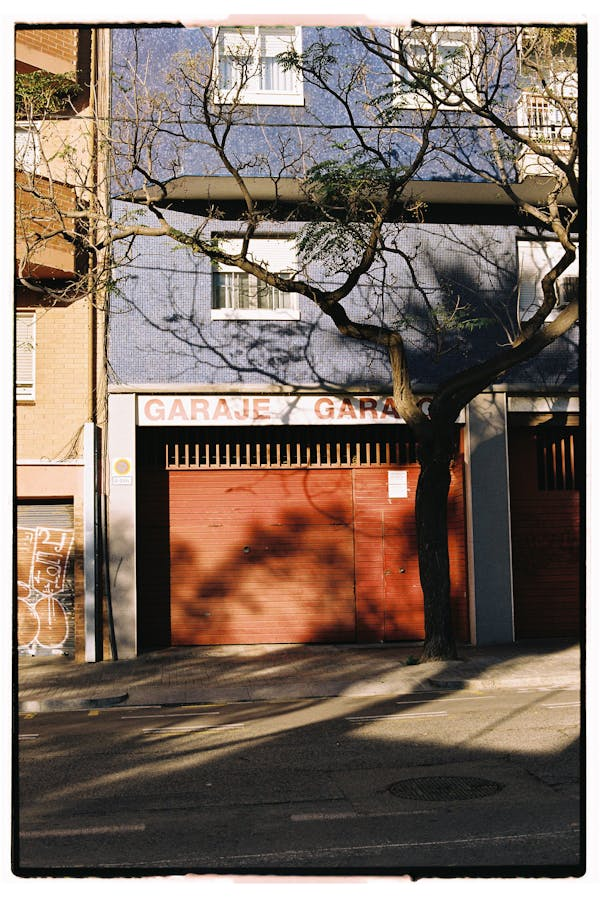
#> input picture images/KRYS/garaz.png, 600 x 897 px, found by its file name; its folder holds only this picture in this run
$ python dct_analyze.py
#> lines starting #> are read from the running program, lines starting #| are printed output that depends on the picture
import os
import numpy as np
from scipy.fftpack import dct
from PIL import Image
import matplotlib.pyplot as plt

def compute_dct_coefficients(image_path, color_mode="L"):
    image = Image.open(image_path).convert(color_mode)
    image_array = np.array(image)

    if color_mode == "RGB":
        dct_coefficients = []
        for c in range(3):
            channel = image_array[:, :, c]
            dct_channel = compute_dct_for_channel(channel)
            dct_coefficients.append(dct_channel)
        dct_coefficients = np.array(dct_coefficients)
    else:
        dct_coefficients = compute_dct_for_channel(image_array)

    return dct_coefficients

def compute_dct_for_channel(channel):
    height, width = channel.shape
    block_size = 8
    dct_coefficients = []

    for i in range(0, height, block_size):
        for j in range(0, width, block_size):
            block = channel[i:i+block_size, j:j+block_size]

            if block.shape != (block_size, block_size):
                continue

            dct_block = dct(dct(block.T, norm='ortho').T, norm='ortho')
            dct_coefficients.append(dct_block)

    dct_coefficients = np.array(dct_coefficients)
    return dct_coefficients

def analyze_dct_distribution(dct_coefficients):
    all_coefficients = dct_coefficients.flatten()
    mean = np.mean(all_coefficients)
    std_dev = np.std(all_coefficients)
    return {"mean": mean, "std_dev": std_dev, "coefficients": all_coefficients}

def create_comparison_plot(image_name, base_stats_gray, stego_stats_gray, base_stats_rgb, stego_stats_rgb, stego_folders, output_graph_folder):
    fig, axs = plt.subplots(4, 4, figsize=(20, 10))
    fig.suptitle(f"Porównanie współczynników DCT - {image_name}", fontsize=16)

    # Wykres dla grayscale
    axs[0, 0].hist(base_stats_gray["coefficients"], bins=50, color="blue", alpha=0.7, edgecolor="black")
    axs[0, 0].set_title("Histogram - Oryginał (Grayscale)")
    axs[0, 0].set_xlabel("Wartość współczynnika DCT")
    axs[0, 0].set_ylabel("Liczba wystąpień")
    axs[0, 0].set_yscale('log')

    for idx, stego_stat in enumerate(stego_stats_gray):
        axs[0, idx+1].hist(stego_stat["coefficients"], bins=50, color="green", alpha=0.7, edgecolor="black")
        axs[0, idx+1].set_title(f"Histogram - {os.path.basename(stego_folders[idx])} (Grayscale)")
        axs[0, idx+1].set_xlabel("Wartość współczynnika DCT")
        axs[0, idx+1].set_ylabel("Liczba wystąpień")
        axs[0, idx+1].set_yscale('log')

    base_hist, bins = np.histogram(base_stats_gray["coefficients"], bins=50)
    for idx, stego_stat in enumerate(stego_stats_gray):
        stego_hist, _ = np.histogram(stego_stat["coefficients"], bins=bins)
        diff_hist = stego_hist - base_hist
        axs[1, idx+1].bar(bins[:-1], diff_hist, width=np.diff(bins), color="red", alpha=0.7, edgecolor="black")
        axs[1, idx+1].set_title(f"Różnice histogramów - {os.path.basename(stego_folders[idx])} (Grayscale)")
        axs[1, idx+1].set_xlabel("Wartość współczynnika DCT")
        axs[1, idx+1].set_ylabel("Różnica liczby wystąpień")
        axs[1, idx+1].set_yscale('log')

    # Wykres dla RGB
    axs[2, 0].hist(base_stats_rgb["coefficients"], bins=50, color="blue", alpha=0.7, edgecolor="black")
    axs[2, 0].set_title("Histogram - Oryginał (RGB)")
    axs[2, 0].set_xlabel("Wartość współczynnika DCT")
    axs[2, 0].set_ylabel("Liczba wystąpień")
    axs[2, 0].set_yscale('log')

    for idx, stego_stat in enumerate(stego_stats_rgb):
        axs[2, idx+1].hist(stego_stat["coefficients"], bins=50, color="green", alpha=0.7, edgecolor="black")
        axs[2, idx+1].set_title(f"Histogram - {os.path.basename(stego_folders[idx])} (RGB)")
        axs[2, idx+1].set_xlabel("Wartość współczynnika DCT")
        axs[2, idx+1].set_ylabel("Liczba wystąpień")
        axs[2, idx+1].set_yscale('log')

    base_hist_rgb, bins_rgb = np.histogram(base_stats_rgb["coefficients"], bins=50)
    for idx, stego_stat in enumerate(stego_stats_rgb):
        stego_hist_rgb, _ = np.histogram(stego_stat["coefficients"], bins=bins_rgb)
        diff_hist_rgb = stego_hist_rgb - base_hist_rgb
        axs[3, idx+1].bar(bins_rgb[:-1], diff_hist_rgb, width=np.diff(bins_rgb), color="red", alpha=0.7, edgecolor="black")
        axs[3, idx+1].set_title(f"Różnice histogramów - {os.path.basename(stego_folders[idx])} (RGB)")
        axs[3, idx+1].set_xlabel("Wartość współczynnika DCT")
        axs[3, idx+1].set_ylabel("Różnica liczby wystąpień")
        axs[3, idx+1].set_yscale('log')

    axs[1, 0].axis("off")  # Usuń pusty wykres
    axs[3, 0].axis("off")  # Usuń pusty wykres
    plt.tight_layout(rect=[0, 0.03, 1, 0.95])

    output_path = os.path.join(output_graph_folder, f"{image_name}")
    plt.savefig(output_path)
    plt.close()


def compare_images(base_folder, stego_folders, output_graph_folder):
    base_images = [f for f in os.listdir(base_folder) if f.endswith(('.jpg', '.jpeg', '.png'))]

    for image_name in base_images:
        print(f"Analiza obrazu: {image_name}")

        base_image_path = os.path.join(base_folder, image_name)
        base_dct_gray = compute_dct_coefficients(base_image_path, color_mode="L")
#> in compute_dct_coefficients, `image = Image.open(image_path).convert(color_mode)`:
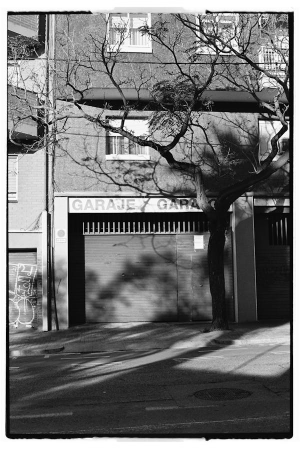
#> image: PIL image 600x897 L (shown at 1/2 size); min 0, max 255, mean 113.6
#> after the loop in compute_dct_for_channel, `for i in range(0, height, block_size):`: dct_coefficients = 8400 items
        base_stats_gray = analyze_dct_distribution(base_dct_gray)
#> in analyze_dct_distribution, `mean = np.mean(all_coefficients)`: mean = 14.01
#> in analyze_dct_distribution, `std_dev = np.std(all_coefficients)`: std_dev = 137.8
        base_dct_rgb = compute_dct_coefficients(base_image_path, color_mode="RGB")
        base_stats_rgb = analyze_dct_distribution(base_dct_rgb)

        stego_stats_gray = []
        stego_stats_rgb = []

        for stego_folder in stego_folders:
            base_name = os.path.splitext(image_name)[0]
            stego_image_path = os.path.join(stego_folder, f"{base_name}.png")

            if not os.path.exists(stego_image_path):
                print(f"Brak obrazu {image_name} w folderze {stego_folder}")
                stego_stats_gray.append({"coefficients": [], "mean": 0, "std_dev": 0})
                stego_stats_rgb.append({"coefficients": [], "mean": 0, "std_dev": 0})
                continue

            stego_dct_gray = compute_dct_coefficients(stego_image_path, color_mode="L")
            stego_stats_gray.append(analyze_dct_distribution(stego_dct_gray))
            stego_dct_rgb = compute_dct_coefficients(stego_image_path, color_mode="RGB")
            stego_stats_rgb.append(analyze_dct_distribution(stego_dct_rgb))

        create_comparison_plot(image_name, base_stats_gray, stego_stats_gray, base_stats_rgb, stego_stats_rgb, stego_folders, output_graph_folder)

def main():
    base_folder = r"C:\Users\hgolebio\OneDrive - Eltel Group Corporation\Documents\VSCode\Mouse\KRYS"
    output_graph_folder = r"C:\Users\hgolebio\OneDrive - Eltel Group Corporation\Documents\VSCode\Mouse\KRYS\DCT ANALYZE"
    stego_folders = [
        r"C:\Users\hgolebio\OneDrive - Eltel Group Corporation\Documents\VSCode\Mouse\KRYS\KRYS DCT",
        r"C:\Users\hgolebio\OneDrive - Eltel Group Corporation\Documents\VSCode\Mouse\KRYS\KRYS RGBA",
        r"C:\Users\hgolebio\OneDrive - Eltel Group Corporation\Documents\VSCode\Mouse\KRYS\KRYS LSB"
    ]

    compare_images(base_folder, stego_folders, output_graph_folder)
#> in compare_images, `base_stats_gray = analyze_dct_distribution(base_dct_gray)`: base_stats_gray = 3 items
#> in compute_dct_coefficients, image is the input picture: PIL image 600x897 RGB; mean R, G, B 126, 110, 99.5
#> the loop in compute_dct_coefficients (call 2), `for c in range(3):` made 3 passes
#> pass 1, in compute_dct_coefficients (call 2), `channel = image_array[:, :, c]`:
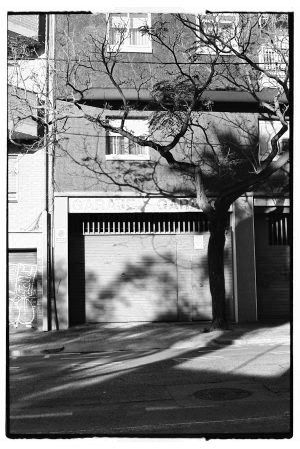
#> channel: shape (897, 600) (shown at 1/2 size); min 0, max 255, mean 126
#> pass 2, in compute_dct_coefficients (call 2), `channel = image_array[:, :, c]`:
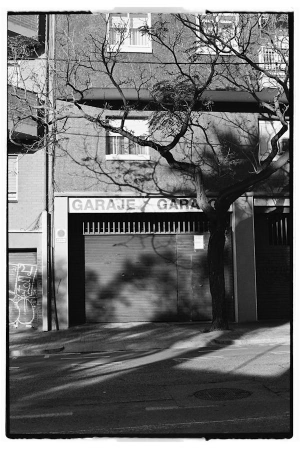
#> channel: shape (897, 600) (shown at 1/2 size); min 0, max 255, mean 110
#> pass 3, in compute_dct_coefficients (call 2), `channel = image_array[:, :, c]`:
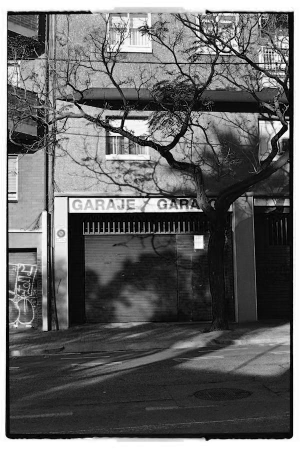
#> channel: shape (897, 600) (shown at 1/2 size); min 0, max 255, mean 99.5
#> in create_comparison_plot, `base_hist, bins = np.histogram(base_stats_gray["coefficients"], bins=50)`: base_hist = 50 values, max 460835 at index 14, min 15 at index 1, mean 10752; bins = 51 values from -848.1 to 2040
#> in create_comparison_plot, `plt.savefig(output_path)`:
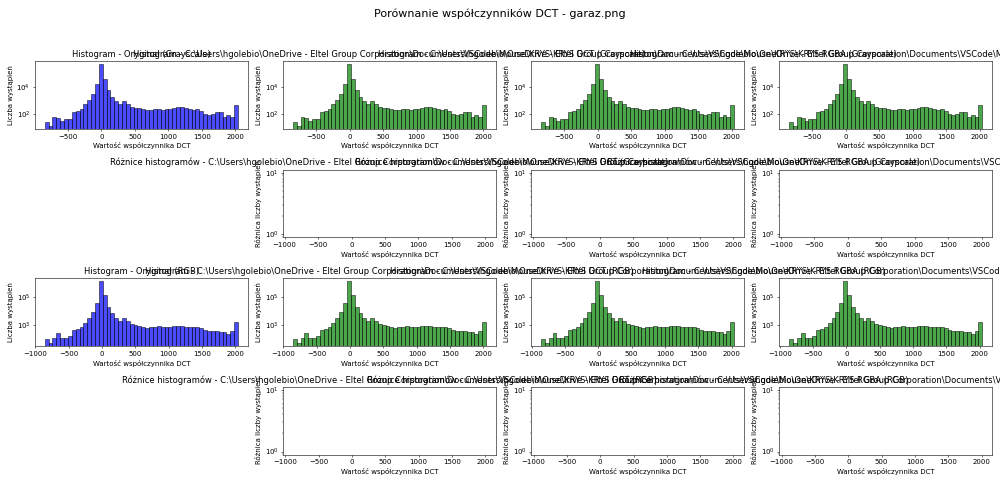
#> figure drawn by matplotlib, 14 panels; panel 1: tallest bar 460835 high, from x = -39.43 to 18.33; panel 2: tallest bar 460835 high, from x = -39.43 to 18.33; panel 3: tallest bar 460835 high, from x = -39.43 to 18.33; panel 4: tallest bar 460835 high, from x = -39.43 to 18.33

if __name__ == "__main__":
    main()

$ run again, on images/KRYS/kapelusz.png
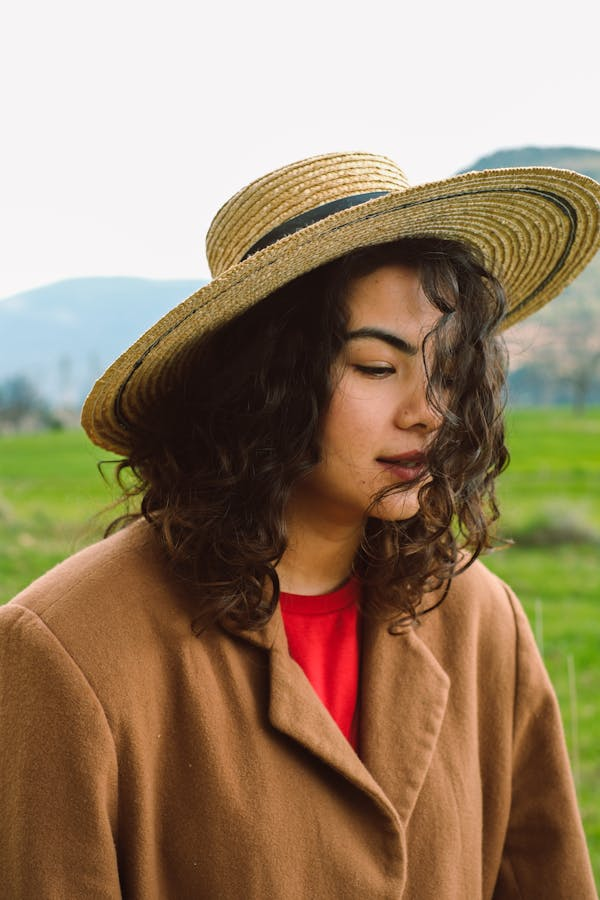
#> input picture images/KRYS/kapelusz.png, 600 x 900 px, found by its file name
#> in compute_dct_coefficients, `image = Image.open(image_path).convert(color_mode)`:
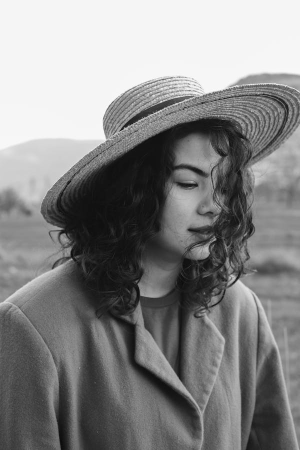
#> image: PIL image 600x900 L (shown at 1/2 size); min 3, max 255, mean 134.2
#> after the loop in compute_dct_for_channel, `for i in range(0, height, block_size):`: dct_coefficients = 8400 items
#> mean = 16.87
#> std_dev = 153.4
#> base_stats_gray = 3 items
#> in compute_dct_coefficients, image is the input picture: PIL image 600x900 RGB; mean R, G, B 152.6, 130.7, 103.6
#> the loop in compute_dct_coefficients (call 2), `for c in range(3):` made 3 passes
#> pass 3, in compute_dct_coefficients (call 2), `channel = image_array[:, :, c]`:
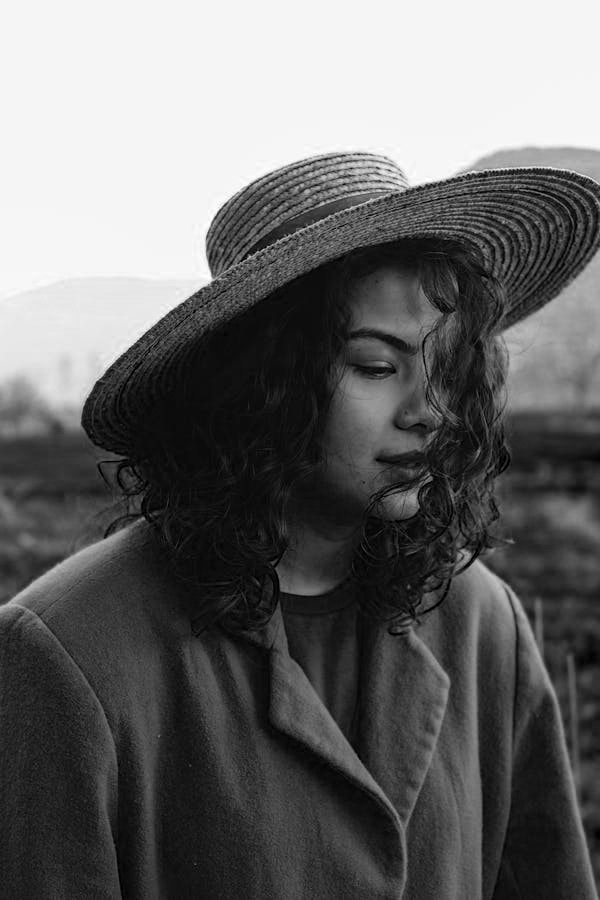
#> channel: shape (900, 600); min 0, max 255, mean 103.6
#> base_hist = 50 values, max 497499 at index 7, min 5 at index 0, mean 10752; bins = 51 values from -366.5 to 1976

$ run again, on images/KRYS/man.png
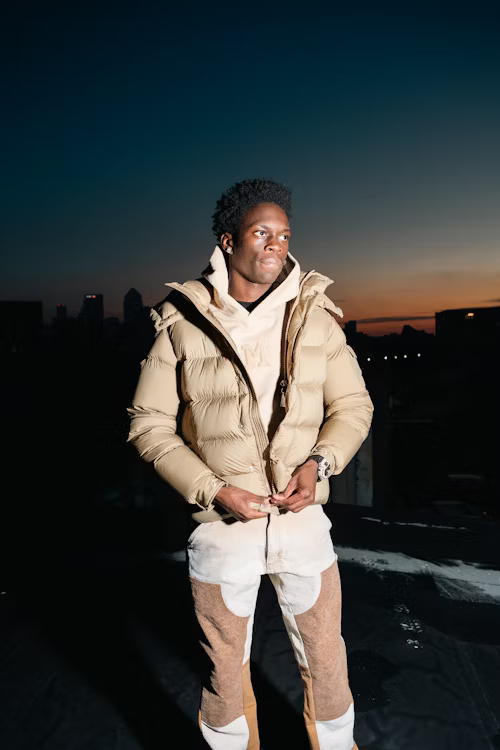
#> input picture images/KRYS/man.png, 500 x 750 px, found by its file name
#> in compute_dct_coefficients, `image = Image.open(image_path).convert(color_mode)`:
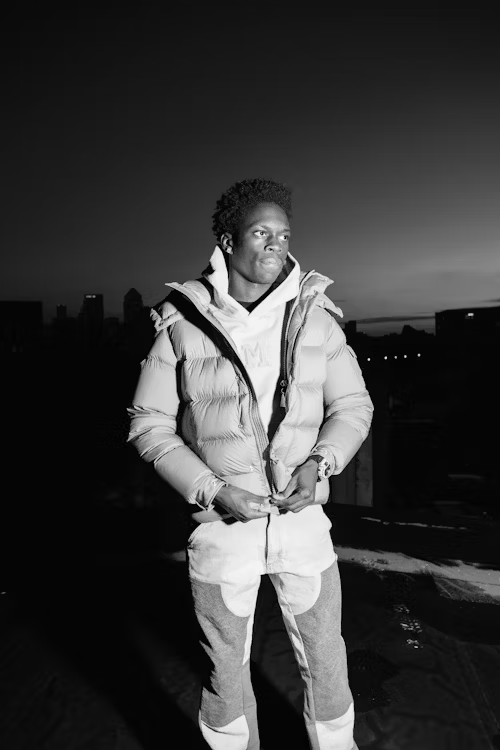
#> image: PIL image 500x750 L; min 0, max 252, mean 57.6
#> after the loop in compute_dct_for_channel, `for i in range(0, height, block_size):`: dct_coefficients = 5766 items
#> mean = 7.24
#> std_dev = 89.71
#> base_stats_gray = 3 items
#> in compute_dct_coefficients, image is the input picture: PIL image 500x750 RGB; mean R, G, B 55.1, 58.8, 58
#> the loop in compute_dct_coefficients (call 2), `for c in range(3):` made 3 passes
#> pass 3, in compute_dct_coefficients (call 2), `channel = image_array[:, :, c]`:
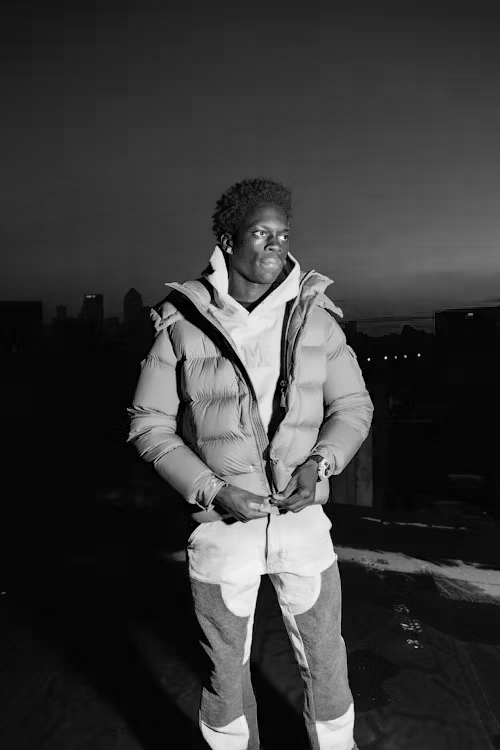
#> channel: shape (750, 500); min 0, max 248, mean 58
#> base_hist = 50 values, max 351075 at index 12, min 1 at index 0, mean 7380.5; bins = 51 values from -658.8 to 1943.8
